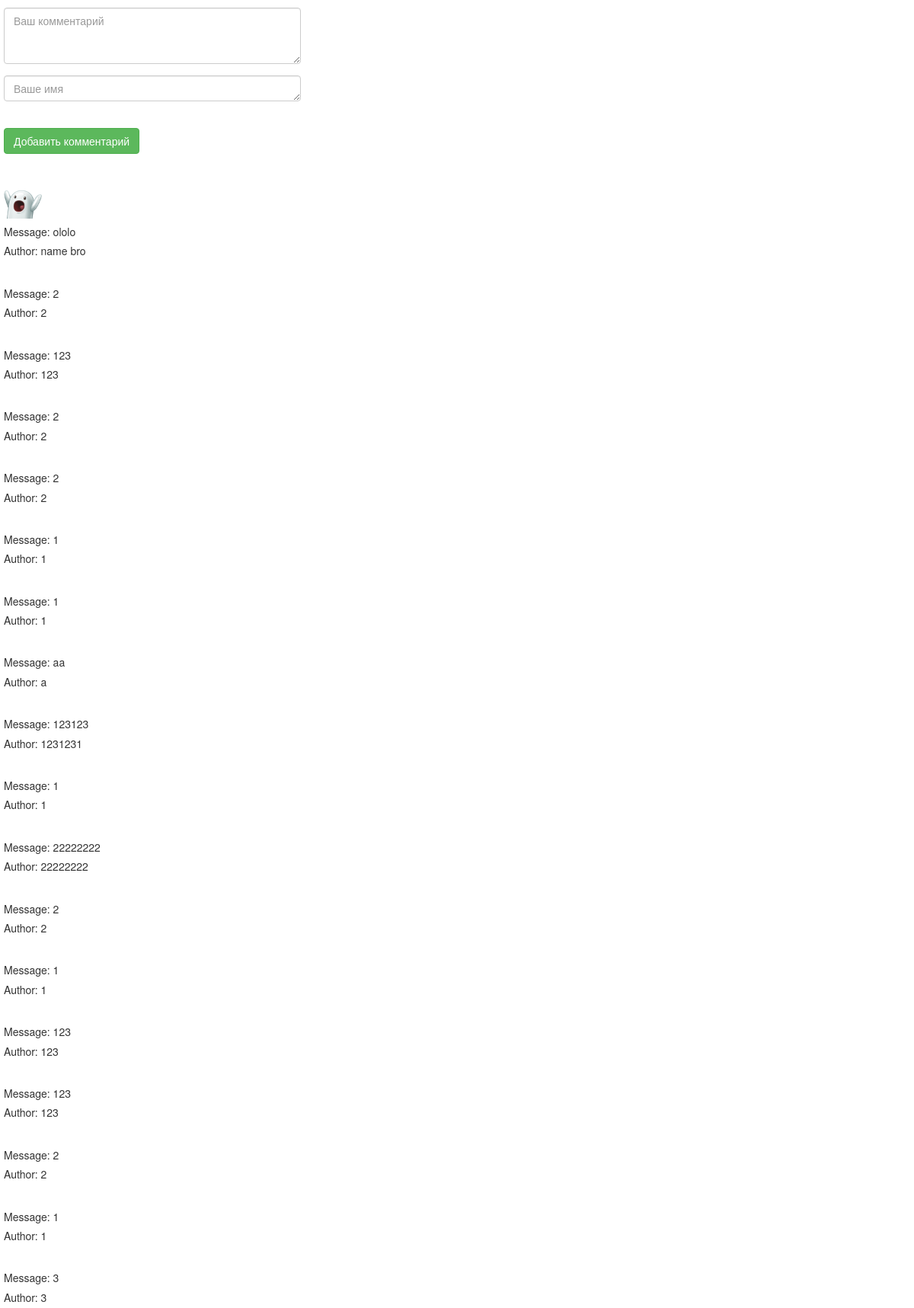
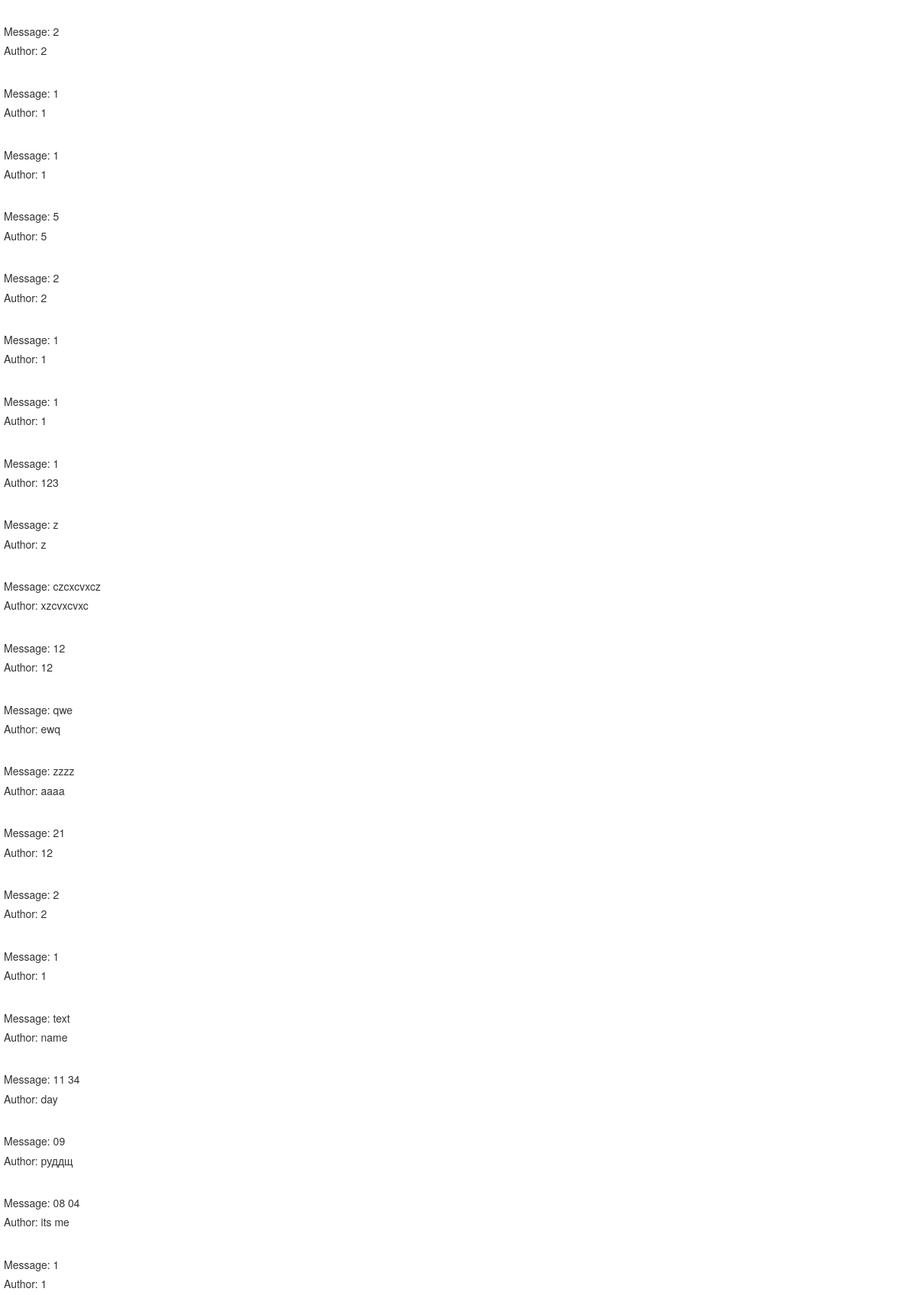
/page/ (upper part), run on the app's committed database (2 pictures, top to bottom).
### mainpage/models.py (models this page shows)
class Comment(models.Model):
    class Meta():
        db_table = "Comment"
    Comment_Text = models.TextField(verbose_name="", max_length=150, default="")
    Comment_Author = models.TextField(verbose_name="", max_length=25, default="")

### mainpage/views.py (the view)
# urls.py: re_path(r'^page/', views.page),
def page(request):
    content = Comment.objects.all()[::-1]
    comment_form = forms.CommentForm
    return render(request, "onepage.html", {"content": content,
                                                "form": comment_form})

### mainpage/templates/onepage.html (shortened to what this page needs)
<!DOCTYPE html>
<html lang="en-ru" xmlns="http://www.w3.org/1999/html">
{% load staticfiles %}
<head>
    {% load bootstrap3 %}
    <link rel="stylesheet" href="https://stackpath.bootstrapcdn.com/bootstrap/4.1.3/css/bootstrap.min.css">
    <link rel="stylesheet" href="https://maxcdn.bootstrapcdn.com/bootstrap/4.0.0/css/bootstrap.min.css">
    {% bootstrap_css %}
    {% load crispy_forms_tags %}
</head>
<p>
{% block content %}
    <form action="/addcom/" id="comment" method="post" name="com1">
      <div class="form-group">
    <div class="form-row">
      <div class="form-group col-md-4 mb-0">
        {{ form.Comment_Text|as_crispy_field }}
      </div>
    </div>
    <div class="form-row">
      <div class="form-group col-md-4 mb-0">
        {{ form.Comment_Author|as_crispy_field }}
      </div>
    </div>
        <br><input type="submit" class="btn btn-success" value="Добавить комментарий"></br>
        <br>
</div>
    </form>
<img src="{% static 'hello.png' %}" height="50px" class="addcomm" title="HI!">
<p>
    {% for con in content %}
        <h5>Message: {{ con.Comment_Text }}</h5>
        <h5>Author: {{ con.Comment_Author }}</h5>
        <br>
    {% endfor %}
{% endblock %}
</body>
</html>

### data on the page
Comment: Comment_Text "ololo", Comment_Author "name bro"
Comment: Comment_Text "2", Comment_Author "2"
Comment: Comment_Text "123", Comment_Author "123"
Comment: Comment_Text "2", Comment_Author "2"
Comment: Comment_Text "2", Comment_Author "2"
Comment: Comment_Text "1", Comment_Author "1"
Comment: Comment_Text "1", Comment_Author "1"
Comment: Comment_Text "aa", Comment_Author "a"
Comment: Comment_Text "123123", Comment_Author "1231231"
Comment: Comment_Text "1", Comment_Author "1"
Comment: Comment_Text "22222222", Comment_Author "22222222"
Comment: Comment_Text "2", Comment_Author "2"
Comment: Comment_Text "1", Comment_Author "1"
Comment: Comment_Text "123", Comment_Author "123"
Comment: Comment_Text "123", Comment_Author "123"
Comment: Comment_Text "2", Comment_Author "2"
Comment: Comment_Text "1", Comment_Author "1"
Comment: Comment_Text "3", Comment_Author "3"
Comment: Comment_Text "2", Comment_Author "2"
Comment: Comment_Text "1", Comment_Author "1"
Comment: Comment_Text "1", Comment_Author "1"
Comment: Comment_Text "5", Comment_Author "5"
Comment: Comment_Text "2", Comment_Author "2"
Comment: Comment_Text "1", Comment_Author "1"
Comment: Comment_Text "1", Comment_Author "1"
Comment: Comment_Text "1", Comment_Author "123"
Comment: Comment_Text "z", Comment_Author "z"
Comment: Comment_Text "czcxcvxcz", Comment_Author "xzcvxcvxc"
Comment: Comment_Text "12", Comment_Author "12"
Comment: Comment_Text "qwe", Comment_Author "ewq"
Comment: Comment_Text "zzzz", Comment_Author "aaaa"
Comment: Comment_Text "21", Comment_Author "12"
Comment: Comment_Text "2", Comment_Author "2"
Comment: Comment_Text "1", Comment_Author "1"
Comment: Comment_Text "text", Comment_Author "name"
Comment: Comment_Text "11 34", Comment_Author "day"
Comment: Comment_Text "09", Comment_Author "руддщ"
Comment: Comment_Text "08 04", Comment_Author "its me"
Comment: Comment_Text "1", Comment_Author "1"
